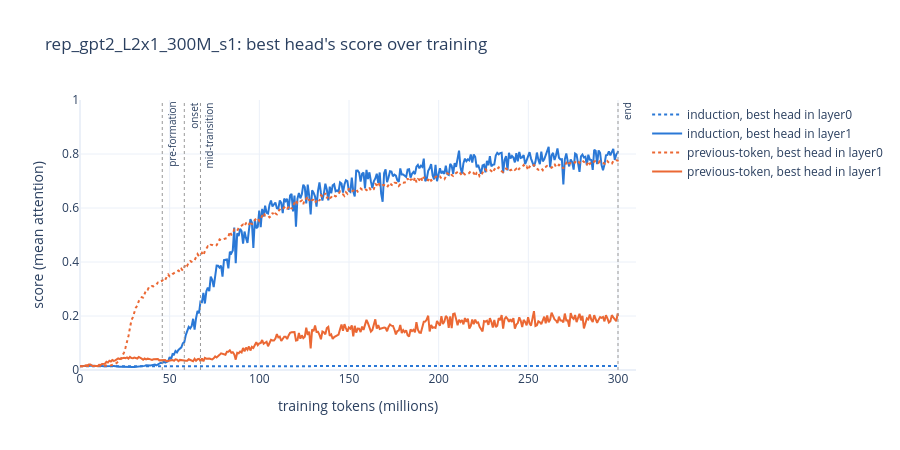
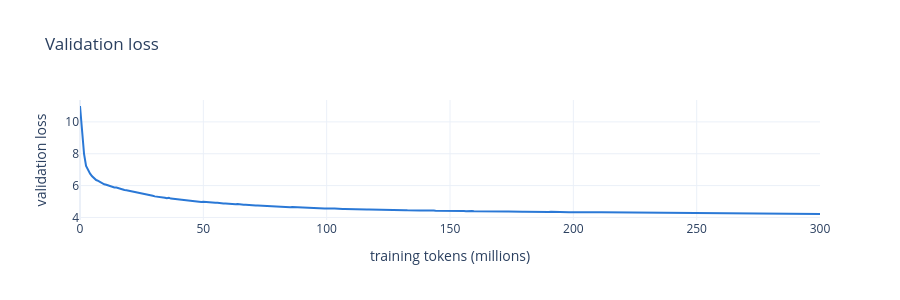

Notebook cell for these charts, in order:
### Markdown cell above
## 2. Scores over training

Each score is the best head's: **induction** = attention from a token in the second copy of a repeated
random sequence to the token after its first occurrence; **previous-token** = attention to the
immediately preceding token. Dotted lines mark the saved checkpoints.

### Code cell
m = a.metrics
tok = [r["tokens"] / 1e6 for r in m]
fig = go.Figure()
for kind, key, colour in [("induction", "ind", BLUE), ("previous-token", "prev", ORANGE)]:
    for b, blk_label in enumerate(a.labels):
        fig.add_trace(go.Scatter(x=tok, y=[max(r[key][b]) for r in m], name=f"{kind}, best head in {blk_label}",
                                 line=dict(color=colour, width=2, dash="solid" if b == n_blocks - 1 else "dot")))
for label, s in a.phases.items():
    fig.add_vline(x=s * tokens_per_step / 1e6, line=dict(color="#999", width=1, dash="dot"),
                  annotation_text=label, annotation_textangle=-90, annotation_font_size=10)
fig.update_layout(title=f"{RUN}: best head's score over training", xaxis_title="training tokens (millions)",
                  yaxis_title="score (mean attention)", yaxis_range=[0, 1], hovermode="x unified",
                  template="plotly_white", height=450)
fig.show()

fig = px.line(x=tok, y=[r["val_loss"] for r in m], labels={"x": "training tokens (millions)", "y": "validation loss"},
              title="Validation loss")
fig.update_traces(line=dict(color=BLUE, width=2))
fig.update_layout(template="plotly_white", height=300)
fig.show()

### Figure 1 — Plotly figure (JSON) as saved in the notebook; plotly's stock layout.template omitted (floating-point values rounded to 4 significant figures; data arrays with more than 128 entries replaced by an {"elided": "..."} marker saying what was removed)
{"data": [{"line": {"color": "#2a78d6", "dash": "dot", "width": 2}, "name": "induction, best head in layer0", "type": "scatter", "x": {"elided": "368 float values"}, "y": {"elided": "368 float values"}}, {"line": {"color": "#2a78d6", "dash": "solid", "width": 2}, "name": "induction, best head in layer1", "type": "scatter", "x": {"elided": "368 float values"}, "y": {"elided": "368 float values"}}, {"line": {"color": "#eb6834", "dash": "dot", "width": 2}, "name": "previous-token, best head in layer0", "type": "scatter", "x": {"elided": "368 float values"}, "y": {"elided": "368 float values"}}, {"line": {"color": "#eb6834", "dash": "solid", "width": 2}, "name": "previous-token, best head in layer1", "type": "scatter", "x": {"elided": "368 float values"}, "y": {"elided": "368 float values"}}], "layout": {"annotations": [{"font": {"size": 10}, "showarrow": false, "text": "pre-formation", "textangle": -90, "x": 45.88, "xanchor": "left", "xref": "x", "y": 1, "yanchor": "top", "yref": "y domain"}, {"font": {"size": 10}, "showarrow": false, "text": "onset", "textangle": -90, "x": 58.16, "xanchor": "left", "xref": "x", "y": 1, "yanchor": "top", "yref": "y domain"}, {"font": {"size": 10}, "showarrow": false, "text": "mid-transition", "textangle": -90, "x": 67.17, "xanchor": "left", "xref": "x", "y": 1, "yanchor": "top", "yref": "y domain"}, {"font": {"size": 10}, "showarrow": false, "text": "end", "textangle": -90, "x": 300.0, "xanchor": "left", "xref": "x", "y": 1, "yanchor": "top", "yref": "y domain"}], "height": 450, "hovermode": "x unified", "shapes": [{"line": {"color": "#999", "dash": "dot", "width": 1}, "type": "line", "x0": 45.88, "x1": 45.88, "xref": "x", "y0": 0, "y1": 1, "yref": "y domain"}, {"line": {"color": "#999", "dash": "dot", "width": 1}, "type": "line", "x0": 58.16, "x1": 58.16, "xref": "x", "y0": 0, "y1": 1, "yref": "y domain"}, {"line": {"color": "#999", "dash": "dot", "width": 1}, "type": "line", "x0": 67.17, "x1": 67.17, "xref": "x", "y0": 0, "y1": 1, "yref": "y domain"}, {"line": {"color": "#999", "dash": "dot", "width": 1}, "type": "line", "x0": 300.0, "x1": 300.0, "xref": "x", "y0": 0, "y1": 1, "yref": "y domain"}], "title": {"text": "rep_gpt2_L2x1_300M_s1: best head's score over training"}, "xaxis": {"title": {"text": "training tokens (millions)"}}, "yaxis": {"range": [0, 1], "title": {"text": "score (mean attention)"}}}}

### Figure 2 — Plotly figure (JSON) as saved in the notebook; plotly's stock layout.template omitted (floating-point values rounded to 4 significant figures; data arrays with more than 128 entries replaced by an {"elided": "..."} marker saying what was removed)
{"data": [{"hovertemplate": "training tokens (millions)=%{x}<br>validation loss=%{y}<extra></extra>", "legendgroup": "", "line": {"color": "#2a78d6", "dash": "solid", "width": 2}, "marker": {"symbol": "circle"}, "mode": "lines", "name": "", "orientation": "v", "showlegend": false, "type": "scatter", "x": {"elided": "368 float values"}, "xaxis": "x", "y": {"elided": "368 float values"}, "yaxis": "y"}], "layout": {"height": 300, "legend": {"tracegroupgap": 0}, "title": {"text": "Validation loss"}, "xaxis": {"anchor": "y", "domain": [0, 1], "title": {"text": "training tokens (millions)"}}, "yaxis": {"anchor": "x", "domain": [0, 1], "title": {"text": "validation loss"}}}}
